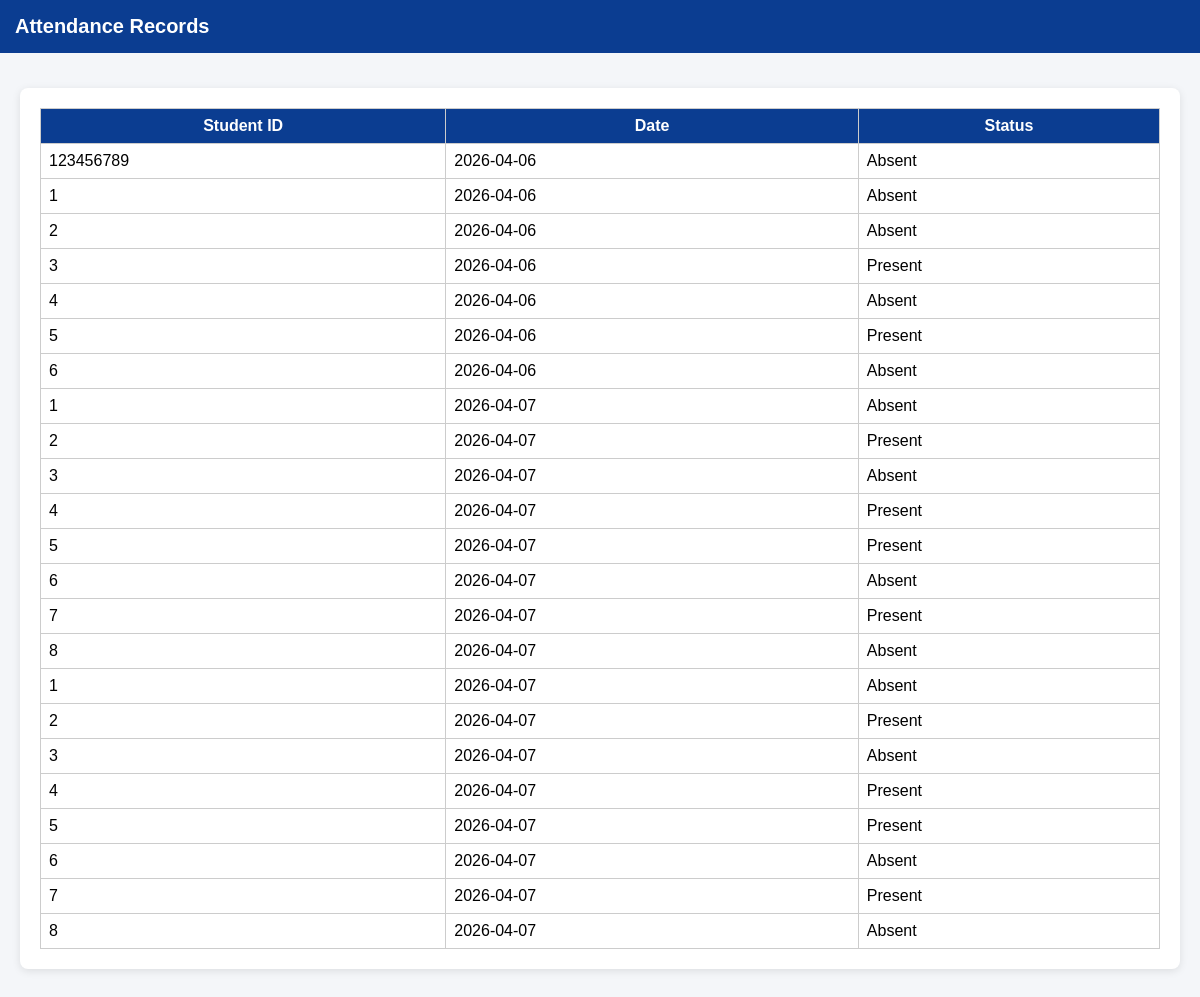
Page /view_attendance on the committed database.
### tables this page shows
CREATE TABLE attendance(
    student_id INTEGER,
    date TEXT,
    status TEXT,
    late INTEGER
);

### app.py (the view)
@app.route("/view_attendance")
def view_attendance():
    conn = sqlite3.connect("database.db")
    cur = conn.cursor()
    cur.execute("SELECT * FROM attendance")
    data = cur.fetchall()
    conn.close()
    return render_template("view_attendance.html", data=data)

### templates/view_attendance.html (shortened to what this page needs)
<!DOCTYPE html>
<html>
<head>
    <link rel="stylesheet" href="{{ url_for('static', filename='style.css') }}">
</head>
<body>
<div class="navbar">Attendance Records</div>
<div class="container">
    <div class="card">
        <table style="width:100%; border-collapse:collapse;">
            <tr style="background:#0b3d91; color:white;">
                <th style="padding:8px; border:1px solid #ccc;">Student ID</th>
                <th style="padding:8px; border:1px solid #ccc;">Date</th>
                <th style="padding:8px; border:1px solid #ccc;">Status</th>
            </tr>
            {% for a in data %}
            <tr>
                <td style="padding:8px; border:1px solid #ccc;">{{a[0]}}</td>
                <td style="padding:8px; border:1px solid #ccc;">{{a[1]}}</td>
                <td style="padding:8px; border:1px solid #ccc;">{{a[2]}}</td>
            </tr>
            {% endfor %}
        </table>
    </div>
</div>
</body>
</html>

### static/style.css (style rules this page uses)
body { margin:0; font-family: Arial, Helvetica, sans-serif; background:#f4f6f9; }
.navbar { background:#0b3d91; color:white; padding:15px; font-size:20px; font-weight:bold; }
.container { padding:20px; }
.card { background:white; padding:20px; margin:15px 0; border-radius:8px; box-shadow:0 2px 8px rgba(0,0,0,0.1); }

### rows in the picture
attendance: student "123456789", date "2026-04-06", status "Absent"
attendance: student "1", date "2026-04-06", status "Absent"
attendance: student "2", date "2026-04-06", status "Absent"
attendance: student "3", date "2026-04-06", status "Present"
attendance: student "4", date "2026-04-06", status "Absent"
attendance: student "5", date "2026-04-06", status "Present"
attendance: student "6", date "2026-04-06", status "Absent"
attendance: student "1", date "2026-04-07", status "Absent"
attendance: student "2", date "2026-04-07", status "Present"
attendance: student "3", date "2026-04-07", status "Absent"
attendance: student "4", date "2026-04-07", status "Present"
attendance: student "5", date "2026-04-07", status "Present"
attendance: student "6", date "2026-04-07", status "Absent"
attendance: student "7", date "2026-04-07", status "Present"
attendance: student "8", date "2026-04-07", status "Absent"
attendance: student "1", date "2026-04-07", status "Absent"
attendance: student "2", date "2026-04-07", status "Present"
attendance: student "3", date "2026-04-07", status "Absent"
attendance: student "4", date "2026-04-07", status "Present"
attendance: student "5", date "2026-04-07", status "Present"
attendance: student "6", date "2026-04-07", status "Absent"
attendance: student "7", date "2026-04-07", status "Present"
attendance: student "8", date "2026-04-07", status "Absent"
